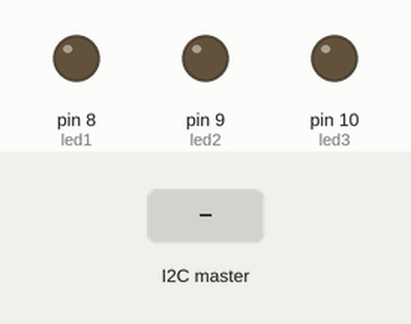
Bench run of a sketch on a simulated Arduino Uno, built with avr-gcc and run on an emulated ATmega328P. On the bench: output pins drawn as LEDs (lit = HIGH). Inputs (shaded band) come from the test bench.

Above: at 1.2 s.
1.3 s: the I2C master sends "B"
At 1.41 s:
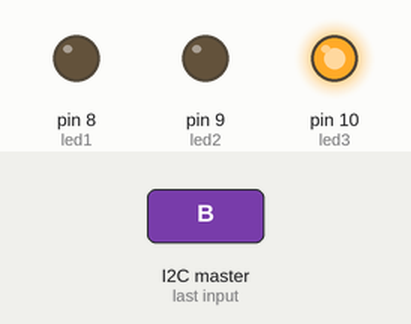
At 1.88 s:
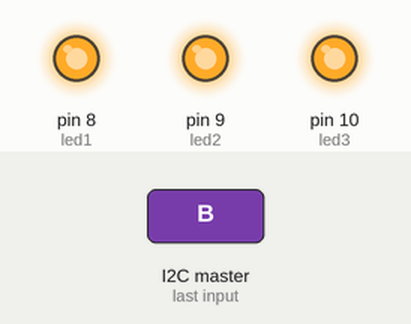
Timing chart, 0 to 4.3 s (numbered marks = the images above; inputs shaded):
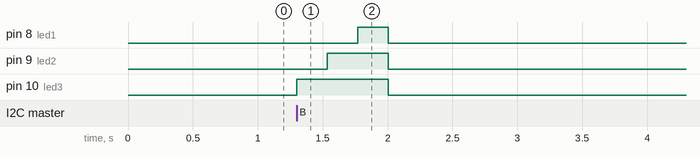

The sketch:

EspinozaLizbeth_Esclavo2-DEBER_3.1_SE.ino
```cpp
///////////////////////ESCLAVO 2//////////////////////
#include <Wire.h>               //libreria I2C
char dato;                      //variable de almacenamiento de dato
const int led1=8;               //led1 en pin8
const int led2=9;               //led1 en pin9
const int led3=10;              //led1 en pin10

void setup() {
  Wire.begin(3);                //id de esclavo
  Wire.onReceive(receiveEvent); //evento de rececpcion
  Serial.begin(9600);
  pinMode(led1,OUTPUT);         //pin8 como salida
  pinMode(led2,OUTPUT);         //pin9 como salida
  pinMode(led3,OUTPUT);         //pin10 como salida
}

void loop() {
  delay(300);
}

void receiveEvent (int bytes){
  while(Wire.available()){
    dato=Wire.read();
    if(dato=='B') {
      digitalWrite(led3,HIGH);       //Enciende el led3
      delay(50000);
      digitalWrite(led2,HIGH);   //Enciende el led2
      delay(50000);
      digitalWrite(led1,HIGH);   //Enciende el led1
      delay(50000);
      digitalWrite(led3,LOW);  //Apaga el led3
      digitalWrite(led2,LOW);  //Apaga el led2
      digitalWrite(led1,LOW);  //Apaga el led1
      delay(50000);

    }
  }
}
```

Measured:
- after the input at 1.3 s, pin 8 (led1): LOW → HIGH after 0.47 s, → LOW 0.23 s later; pin 9 (led2): LOW → HIGH after 0.24 s, → LOW 0.47 s later; pin 10 (led3): LOW → HIGH at once, → LOW 0.70 s later
